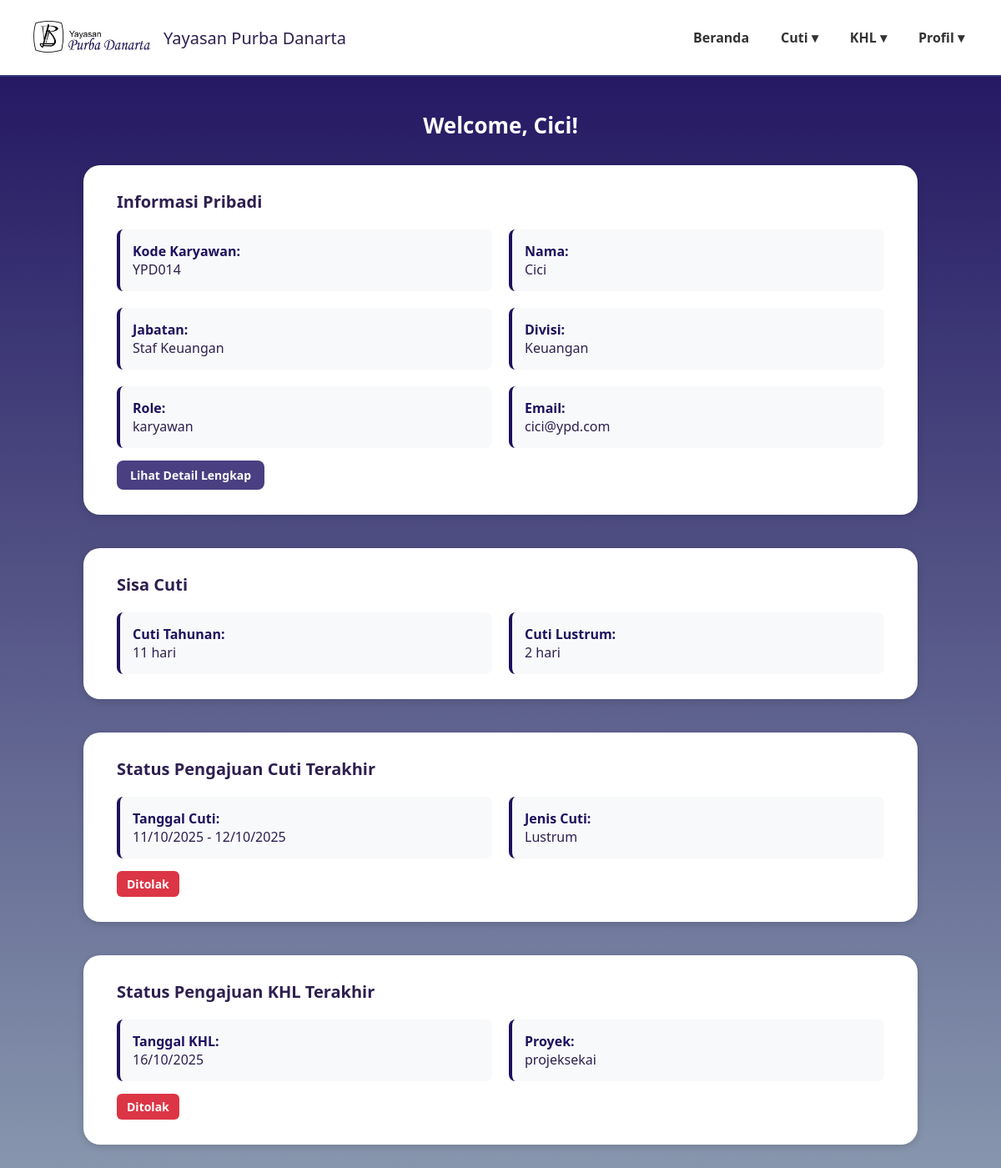
The page /dashboardkaryawan.php (signed in) on the database as committed earlier.
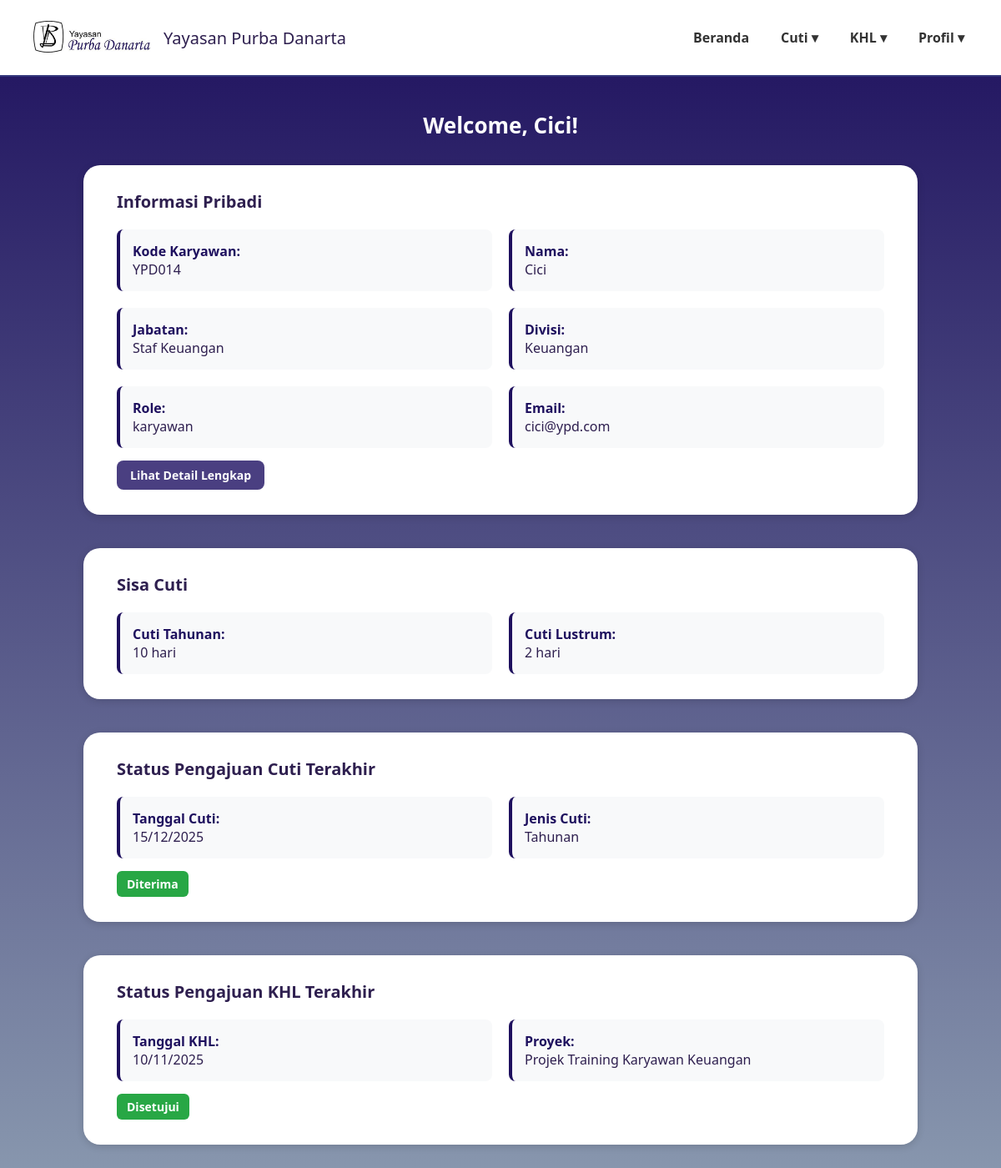
The same page on the database as committed later.
### tables this page shows
CREATE TABLE `data_karyawan` (
  `id_karyawan` int(11) NOT NULL,
  `kode_karyawan` varchar(20) NOT NULL,
  `nama_lengkap` varchar(100) NOT NULL,
  `email` varchar(100) NOT NULL,
  `password` varchar(255) NOT NULL,
  `jabatan` varchar(50) NOT NULL,
  `divisi` varchar(50) NOT NULL,
  `role` enum('karyawan','direktur','admin','penanggung jawab') NOT NULL DEFAULT 'karyawan',
  `no_telp` varchar(20) DEFAULT NULL,
  `sisa_cuti_tahunan` int(3) DEFAULT 0,
  `sisa_cuti_lustrum` int(3) DEFAULT 0,
  `status_aktif` enum('aktif','non_aktif') NOT NULL DEFAULT 'aktif',
  `created_at` timestamp NOT NULL DEFAULT current_timestamp(),
  `jenis_kelamin` varchar(10) DEFAULT NULL,
  `tempat_lahir` varchar(100) DEFAULT NULL,
  `tanggal_lahir` date DEFAULT NULL,
  `nik` varchar(20) DEFAULT NULL,
  `alamat_rumah` text DEFAULT NULL,
  `alamat_domisili` text DEFAULT NULL,
  `agama` varchar(20) DEFAULT NULL,
  `kontak_darurat` varchar(20) DEFAULT NULL,
  `pendidikan_terakhir` varchar(50) DEFAULT NULL
);

CREATE TABLE `data_pengajuan_cuti` (
  `id` int(11) NOT NULL,
  `kode_karyawan` varchar(20) NOT NULL,
  `nama_karyawan` varchar(100) NOT NULL,
  `divisi` varchar(50) NOT NULL,
  `jabatan` varchar(50) NOT NULL,
  `role` enum('karyawan','direktur','admin','penanggung jawab') NOT NULL,
  `jenis_cuti` varchar(50) NOT NULL,
  `tanggal_mulai` date NOT NULL,
  `tanggal_akhir` date NOT NULL,
  `alasan` text DEFAULT NULL,
  `file_surat_dokter` varchar(255) DEFAULT NULL,
  `status` enum('Menunggu Persetujuan','Diterima','Ditolak') NOT NULL DEFAULT 'Menunggu Persetujuan',
  `created_at` timestamp NOT NULL DEFAULT current_timestamp(),
  `waktu_persetujuan` datetime DEFAULT NULL,
  `alasan_penolakan` text DEFAULT NULL
);

CREATE TABLE `data_pengajuan_khl` (
  `id_khl` int(11) NOT NULL,
  `kode_karyawan` varchar(20) NOT NULL,
  `divisi` varchar(50) NOT NULL,
  `jabatan` varchar(50) NOT NULL,
  `role` enum('karyawan','direktur','admin','penanggung jawab') NOT NULL DEFAULT 'karyawan',
  `proyek` varchar(100) NOT NULL,
  `tanggal_khl` date NOT NULL,
  `jam_mulai_kerja` time NOT NULL,
  `jam_akhir_kerja` time NOT NULL,
  `tanggal_cuti_khl` date NOT NULL,
  `jam_mulai_cuti_khl` time NOT NULL,
  `jam_akhir_cuti_khl` time NOT NULL,
  `status_khl` enum('pending','disetujui','ditolak') DEFAULT 'pending',
  `alasan_penolakan` text DEFAULT NULL,
  `created_at` timestamp NOT NULL DEFAULT current_timestamp()
);

### dashboardkaryawan.php (the view, shortened to what the changed rows need)
<?php
require_once 'config.php';
$user = $_SESSION['user'];
$user_id = $user['id_karyawan'];
$sql = "SELECT * FROM data_karyawan WHERE id_karyawan = ?";
$stmt = mysqli_prepare($conn, $sql);
mysqli_stmt_bind_param($stmt, "i", $user_id);
mysqli_stmt_execute($stmt);
$result = mysqli_stmt_get_result($stmt);
$karyawan = $result->fetch_assoc();
$nama = $karyawan['nama_lengkap'];
$sisa_cuti_tahunan = $karyawan['sisa_cuti_tahunan'];
$sisa_cuti_lustrum = $karyawan['sisa_cuti_lustrum'];
$kode_karyawan = $karyawan['kode_karyawan'];
$tanggal_cuti = "-";
$jenis_cuti = "-";
$status_cuti = null;
$tanggal_khl = "-";
$jenis_khl = "-";
$status_khl = null;
$sql_cuti = "SELECT * FROM data_pengajuan_cuti WHERE kode_karyawan = ? ORDER BY created_at DESC LIMIT 1";
$stmt_cuti = mysqli_prepare($conn, $sql_cuti);
if ($stmt_cuti) {
    mysqli_stmt_bind_param($stmt_cuti, "s", $kode_karyawan);
    mysqli_stmt_execute($stmt_cuti);
    $result_cuti = mysqli_stmt_get_result($stmt_cuti);
    if ($cuti = $result_cuti->fetch_assoc()) {
        if ($cuti['tanggal_mulai'] == $cuti['tanggal_akhir']) {
            $tanggal_cuti = date('d/m/Y', strtotime($cuti['tanggal_mulai']));
        } else {
            $tanggal_cuti = date('d/m/Y', strtotime($cuti['tanggal_mulai'])) . " - " . date('d/m/Y', strtotime($cuti['tanggal_akhir']));
        }
        $jenis_cuti = $cuti['jenis_cuti'];
        $status_cuti = $cuti['status'];
    }
}
$sql_khl = "SELECT * FROM data_pengajuan_khl WHERE kode_karyawan = ? ORDER BY created_at DESC LIMIT 1";
$stmt_khl = mysqli_prepare($conn, $sql_khl);
if ($stmt_khl) {
    mysqli_stmt_bind_param($stmt_khl, "s", $kode_karyawan);
    mysqli_stmt_execute($stmt_khl);
    $result_khl = mysqli_stmt_get_result($stmt_khl);
    if ($khl = $result_khl->fetch_assoc()) {
        $tanggal_khl = date('d/m/Y', strtotime($khl['tanggal_khl']));
        $jenis_khl = $khl['proyek'];
        $status_khl = $khl['status_khl'];
    }
}
?>
<!DOCTYPE html>
<html lang="id">
<head>
</head>
<body>
<main>
  <h1>Welcome, <?= htmlspecialchars($nama) ?>!</h1>
  <div class="card">
    <h3>Informasi Pribadi</h3>
    <div class="info-grid">
      <div class="info-item">
        <strong>Kode Karyawan:</strong><br>
        <?= htmlspecialchars($karyawan['kode_karyawan']) ?>
      </div>
      <div class="info-item">
        <strong>Nama:</strong><br>
        <?= htmlspecialchars($karyawan['nama_lengkap']) ?>
      </div>
      <div class="info-item">
        <strong>Jabatan:</strong><br>
        <?= htmlspecialchars($karyawan['jabatan']) ?>
      </div>
      <div class="info-item">
        <strong>Divisi:</strong><br>
        <?= htmlspecialchars($karyawan['divisi']) ?>
      </div>
      <div class="info-item">
        <strong>Role:</strong><br>
        <?= htmlspecialchars($karyawan['role']) ?>
      </div>
      <div class="info-item">
        <strong>Email:</strong><br>
        <?= htmlspecialchars($karyawan['email']) ?>
      </div>
    </div>
    <a href="data_pribadi.php" class="btn" style="margin-top: 15px;">Lihat Detail Lengkap</a>
  </div>
  <div class="card">
    <h3>Sisa Cuti</h3>
    <div class="info-grid">
      <div class="info-item">
        <strong>Cuti Tahunan:</strong><br>
        <?= $sisa_cuti_tahunan ?> hari
      </div>
      <div class="info-item">
        <strong>Cuti Lustrum:</strong><br>
        <?= $sisa_cuti_lustrum ?> hari
      </div>
    </div>
  </div>
  <div class="card">
    <h3>Status Pengajuan Cuti Terakhir</h3>
    <div class="info-grid">
      <div class="info-item">
        <strong>Tanggal Cuti:</strong><br>
        <?= htmlspecialchars($tanggal_cuti) ?>
      </div>
      <div class="info-item">
        <strong>Jenis Cuti:</strong><br>
        <?= htmlspecialchars($jenis_cuti) ?>
      </div>
    </div>
    <?php if ($status_cuti): ?>
      <div style="margin-top: 15px;">
        <?php
            $status_class = str_replace(' ', '-', $status_cuti);
        ?>
        <span class="status-<?= htmlspecialchars($status_class) ?>">
          <?= htmlspecialchars($status_cuti) ?>
        </span>
      </div>
    <?php else: ?>
      <p style="margin-top: 15px; color: #666;">Belum ada pengajuan cuti</p>
    <?php endif; ?>
  </div>
  <div class="card">
    <h3>Status Pengajuan KHL Terakhir</h3>
    <div class="info-grid">
      <div class="info-item">
        <strong>Tanggal KHL:</strong><br>
        <?= htmlspecialchars($tanggal_khl) ?>
      </div>
      <div class="info-item">
        <strong>Proyek:</strong><br>
        <?= htmlspecialchars($jenis_khl) ?>
      </div>
    </div>
    <?php if ($status_khl): ?>
      <div style="margin-top: 15px;">
        <span class="
          <?= $status_khl == 'disetujui' ? 'status-approve' :
             ($status_khl == 'ditolak' ? 'status-rejected' : 'status-pending') ?>
        ">
          <?= htmlspecialchars(ucfirst($status_khl)) ?>
        </span>
      </div>
    <?php else: ?>
      <p style="margin-top: 15px; color: #666;">Belum ada pengajuan KHL</p>
    <?php endif; ?>
  </div>
</main>
</body>
</html>

Rows that differ between the two databases and show on the page:
no longer on this page (row unchanged): data_pengajuan_cuti: tanggal_cuti "11/10/2025 - 12/10/2025", jenis_cuti "Lustrum", status "Ditolak"
no longer on this page (row unchanged): data_pengajuan_khl: tanggal_khl "16/10/2025", proyek "projeksekai", status_khl "Ditolak"
changed data_karyawan "Cici": sisa_cuti_tahunan "11" → "10"
added data_pengajuan_cuti: tanggal_mulai "15/12/2025", jenis_cuti "Tahunan", status "Diterima"
added data_pengajuan_khl: tanggal_khl "10/11/2025", proyek "Projek Training Karyawan Keuangan", status_khl "Disetujui"
